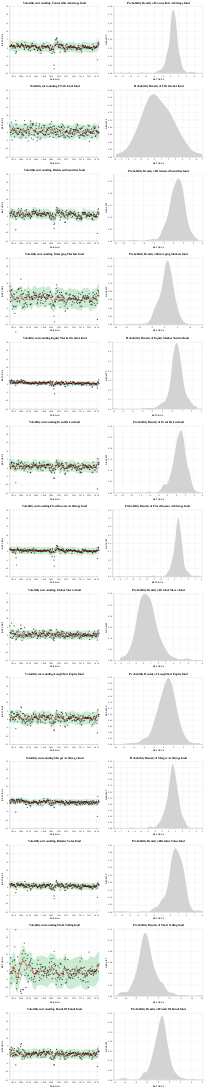

Notebook code for this chart:
### Markdown cell above
In assessing each fund's risk profile independently, Locally Weighted Scatterplot Smoothing (LOWESS) algorithm was used to derive the following:
- Apply the algoirthm to get best estimate for a smoother line to understand trend based on historical returns
- Adding confidence interval bands to assess volatility and perform outlier detection 
- Pairing with probability density plot for returns distribution assessment
- Possible evaluation of fund manager's performance given objective of fund

### Code cell
lowness_density_visuals

### Figure 1 — Vega-Lite specification as saved in the notebook (floating-point values rounded to 4 significant figures; data arrays with more than 128 entries replaced by an {"elided": "..."} marker saying what was removed)
{"config": {"view": {"continuousWidth": 400, "continuousHeight": 300}}, "vconcat": [{"hconcat": [{"layer": [{"mark": {"type": "area", "color": "#009f29"}, "encoding": {"opacity": {"value": 0.2}, "x": {"field": "date", "title": "PERIOD", "type": "temporal"}, "y": {"field": "lower_band", "scale": {"domain": [-15, 25]}, "type": "quantitative"}, "y2": {"field": "upper_band"}}, "title": "Volatility surrounding Convertible Arbitrage fund"}, {"mark": {"type": "point", "color": "black", "filled": true}, "encoding": {"x": {"field": "date", "title": "PERIOD", "type": "temporal"}, "y": {"field": "return", "scale": {"domain": [-15, 25]}, "title": "RETURNS", "type": "quantitative"}}}, {"mark": {"type": "line", "color": "red"}, "encoding": {"x": {"field": "date", "title": "PERIOD", "type": "temporal"}, "y": {"field": "smooth_estimate", "scale": {"domain": [-15, 25]}, "title": "RETURNS", "type": "quantitative"}}}]}, {"mark": {"type": "area", "color": "lightgrey"}, "encoding": {"x": {"field": "RETURNS", "type": "quantitative"}, "y": {"field": "DENSITY", "type": "quantitative"}}, "title": "Probability Density of Convertible Arbitrage fund", "transform": [{"density": "return", "as": ["RETURNS", "DENSITY"]}]}], "data": {"name": "data-1b78d3b676ff5d427e4e4b273f9845bb"}}, {"hconcat": [{"layer": [{"mark": {"type": "area", "color": "#009f29"}, "encoding": {"opacity": {"value": 0.2}, "x": {"field": "date", "title": "PERIOD", "type": "temporal"}, "y": {"field": "lower_band", "scale": {"domain": [-15, 25]}, "type": "quantitative"}, "y2": {"field": "upper_band"}}, "title": "Volatility surrounding CTA Global fund"}, {"mark": {"type": "point", "color": "black", "filled": true}, "encoding": {"x": {"field": "date", "title": "PERIOD", "type": "temporal"}, "y": {"field": "return", "scale": {"domain": [-15, 25]}, "title": "RETURNS", "type": "quantitative"}}}, {"mark": {"type": "line", "color": "red"}, "encoding": {"x": {"field": "date", "title": "PERIOD", "type": "temporal"}, "y": {"field": "smooth_estimate", "scale": {"domain": [-15, 25]}, "title": "RETURNS", "type": "quantitative"}}}]}, {"mark": {"type": "area", "color": "lightgrey"}, "encoding": {"x": {"field": "RETURNS", "type": "quantitative"}, "y": {"field": "DENSITY", "type": "quantitative"}}, "title": "Probability Density of CTA Global fund", "transform": [{"density": "return", "as": ["RETURNS", "DENSITY"]}]}], "data": {"name": "data-cdb1e6b039f27ea6aa3ace3cf0776d8f"}}, {"hconcat": [{"layer": [{"mark": {"type": "area", "color": "#009f29"}, "encoding": {"opacity": {"value": 0.2}, "x": {"field": "date", "title": "PERIOD", "type": "temporal"}, "y": {"field": "lower_band", "scale": {"domain": [-15, 25]}, "type": "quantitative"}, "y2": {"field": "upper_band"}}, "title": "Volatility surrounding Distressed Securities fund"}, {"mark": {"type": "point", "color": "black", "filled": true}, "encoding": {"x": {"field": "date", "title": "PERIOD", "type": "temporal"}, "y": {"field": "return", "scale": {"domain": [-15, 25]}, "title": "RETURNS", "type": "quantitative"}}}, {"mark": {"type": "line", "color": "red"}, "encoding": {"x": {"field": "date", "title": "PERIOD", "type": "temporal"}, "y": {"field": "smooth_estimate", "scale": {"domain": [-15, 25]}, "title": "RETURNS", "type": "quantitative"}}}]}, {"mark": {"type": "area", "color": "lightgrey"}, "encoding": {"x": {"field": "RETURNS", "type": "quantitative"}, "y": {"field": "DENSITY", "type": "quantitative"}}, "title": "Probability Density of Distressed Securities fund", "transform": [{"density": "return", "as": ["RETURNS", "DENSITY"]}]}], "data": {"name": "data-b5e4b271d95a2d423821e957edc085e0"}}, {"hconcat": [{"layer": [{"mark": {"type": "area", "color": "#009f29"}, "encoding": {"opacity": {"value": 0.2}, "x": {"field": "date", "title": "PERIOD", "type": "temporal"}, "y": {"field": "lower_band", "scale": {"domain": [-15, 25]}, "type": "quantitative"}, "y2": {"field": "upper_band"}}, "title": "Volatility surrounding Emerging Markets fund"}, {"mark": {"type": "point", "color": "black", "filled": true}, "encoding": {"x": {"field": "date", "title": "PERIOD", "type": "temporal"}, "y": {"field": "return", "scale": {"domain": [-15, 25]}, "title": "RETURNS", "type": "quantitative"}}}, {"mark": {"type": "line", "color": "red"}, "encoding": {"x": {"field": "date", "title": "PERIOD", "type": "temporal"}, "y": {"field": "smooth_estimate", "scale": {"domain": [-15, 25]}, "title": "RETURNS", "type": "quantitative"}}}]}, {"mark": {"type": "area", "color": "lightgrey"}, "encoding": {"x": {"field": "RETURNS", "type": "quantitative"}, "y": {"field": "DENSITY", "type": "quantitative"}}, "title": "Probability Density of Emerging Markets fund", "transform": [{"density": "return", "as": ["RETURNS", "DENSITY"]}]}], "data": {"name": "data-b4b2afa94abc3cb9ecfe0b945c8f8c6d"}}, {"hconcat": [{"layer": [{"mark": {"type": "area", "color": "#009f29"}, "encoding": {"opacity": {"value": 0.2}, "x": {"field": "date", "title": "PERIOD", "type": "temporal"}, "y": {"field": "lower_band", "scale": {"domain": [-15, 25]}, "type": "quantitative"}, "y2": {"field": "upper_band"}}, "title": "Volatility surrounding Equity Market Neutral fund"}, {"mark": {"type": "point", "color": "black", "filled": true}, "encoding": {"x": {"field": "date", "title": "PERIOD", "type": "temporal"}, "y": {"field": "return", "scale": {"domain": [-15, 25]}, "title": "RETURNS", "type": "quantitative"}}}, {"mark": {"type": "line", "color": "red"}, "encoding": {"x": {"field": "date", "title": "PERIOD", "type": "temporal"}, "y": {"field": "smooth_estimate", "scale": {"domain": [-15, 25]}, "title": "RETURNS", "type": "quantitative"}}}]}, {"mark": {"type": "area", "color": "lightgrey"}, "encoding": {"x": {"field": "RETURNS", "type": "quantitative"}, "y": {"field": "DENSITY", "type": "quantitative"}}, "title": "Probability Density of Equity Market Neutral fund", "transform": [{"density": "return", "as": ["RETURNS", "DENSITY"]}]}], "data": {"name": "data-ce0ab8b2be7be4c8cd53808e6ebb37b7"}}, {"hconcat": [{"layer": [{"mark": {"type": "area", "color": "#009f29"}, "encoding": {"opacity": {"value": 0.2}, "x": {"field": "date", "title": "PERIOD", "type": "temporal"}, "y": {"field": "lower_band", "scale": {"domain": [-15, 25]}, "type": "quantitative"}, "y2": {"field": "upper_band"}}, "title": "Volatility surrounding Event Driven fund"}, {"mark": {"type": "point", "color": "black", "filled": true}, "encoding": {"x": {"field": "date", "title": "PERIOD", "type": "temporal"}, "y": {"field": "return", "scale": {"domain": [-15, 25]}, "title": "RETURNS", "type": "quantitative"}}}, {"mark": {"type": "line", "color": "red"}, "encoding": {"x": {"field": "date", "title": "PERIOD", "type": "temporal"}, "y": {"field": "smooth_estimate", "scale": {"domain": [-15, 25]}, "title": "RETURNS", "type": "quantitative"}}}]}, {"mark": {"type": "area", "color": "lightgrey"}, "encoding": {"x": {"field": "RETURNS", "type": "quantitative"}, "y": {"field": "DENSITY", "type": "quantitative"}}, "title": "Probability Density of Event Driven fund", "transform": [{"density": "return", "as": ["RETURNS", "DENSITY"]}]}], "data": {"name": "data-9d4c8a8c0686ef5e30154d3b81c5208e"}}, {"hconcat": [{"layer": [{"mark": {"type": "area", "color": "#009f29"}, "encoding": {"opacity": {"value": 0.2}, "x": {"field": "date", "title": "PERIOD", "type": "temporal"}, "y": {"field": "lower_band", "scale": {"domain": [-15, 25]}, "type": "quantitative"}, "y2": {"field": "upper_band"}}, "title": "Volatility surrounding Fixed Income Arbitrage fund"}, {"mark": {"type": "point", "color": "black", "filled": true}, "encoding": {"x": {"field": "date", "title": "PERIOD", "type": "temporal"}, "y": {"field": "return", "scale": {"domain": [-15, 25]}, "title": "RETURNS", "type": "quantitative"}}}, {"mark": {"type": "line", "color": "red"}, "encoding": {"x": {"field": "date", "title": "PERIOD", "type": "temporal"}, "y": {"field": "smooth_estimate", "scale": {"domain": [-15, 25]}, "title": "RETURNS", "type": "quantitative"}}}]}, {"mark": {"type": "area", "color": "lightgrey"}, "encoding": {"x": {"field": "RETURNS", "type": "quantitative"}, "y": {"field": "DENSITY", "type": "quantitative"}}, "title": "Probability Density of Fixed Income Arbitrage fund", "transform": [{"density": "return", "as": ["RETURNS", "DENSITY"]}]}], "data": {"name": "data-9983cfaeda681a096e46ad088710c678"}}, {"hconcat": [{"layer": [{"mark": {"type": "area", "color": "#009f29"}, "encoding": {"opacity": {"value": 0.2}, "x": {"field": "date", "title": "PERIOD", "type": "temporal"}, "y": {"field": "lower_band", "scale": {"domain": [-15, 25]}, "type": "quantitative"}, "y2": {"field": "upper_band"}}, "title": "Volatility surrounding Global Macro fund"}, {"mark": {"type": "point", "color": "black", "filled": true}, "encoding": {"x": {"field": "date", "title": "PERIOD", "type": "temporal"}, "y": {"field": "return", "scale": {"domain": [-15, 25]}, "title": "RETURNS", "type": "quantitative"}}}, {"mark": {"type": "line", "color": "red"}, "encoding": {"x": {"field": "date", "title": "PERIOD", "type": "temporal"}, "y": {"field": "smooth_estimate", "scale": {"domain": [-15, 25]}, "title": "RETURNS", "type": "quantitative"}}}]}, {"mark": {"type": "area", "color": "lightgrey"}, "encoding": {"x": {"field": "RETURNS", "type": "quantitative"}, "y": {"field": "DENSITY", "type": "quantitative"}}, "title": "Probability Density of Global Macro fund", "transform": [{"density": "return", "as": ["RETURNS", "DENSITY"]}]}], "data": {"name": "data-66bcfe926f926c67ff532dca2f6d7b4a"}}, {"hconcat": [{"layer": [{"mark": {"type": "area", "color": "#009f29"}, "encoding": {"opacity": {"value": 0.2}, "x": {"field": "date", "title": "PERIOD", "type": "temporal"}, "y": {"field": "lower_band", "scale": {"domain": [-15, 25]}, "type": "quantitative"}, "y2": {"field": "upper_band"}}, "title": "Volatility surrounding Long/Short Equity fund"}, {"mark": {"type": "point", "color": "black", "filled": true}, "encoding": {"x": {"field": "date", "title": "PERIOD", "type": "temporal"}, "y": {"field": "return", "scale": {"domain": [-15, 25]}, "title": "RETURNS", "type": "quantitative"}}}, {"mark": {"type": "line", "color": "red"}, "encoding": {"x": {"field": "date", "title": "PERIOD", "type": "temporal"}, "y": {"field": "smooth_estimate", "scale": {"domain": [-15, 25]}, "title": "RETURNS", "type": "quantitative"}}}]}, {"mark": {"type": "area", "color": "lightgrey"}, "encoding": {"x": {"field": "RETURNS", "type": "quantitative"}, "y": {"field": "DENSITY", "type": "quantitative"}}, "title": "Probability Density of Long/Short Equity fund", "transform": [{"density": "return", "as": ["RETURNS", "DENSITY"]}]}], "data": {"name": "data-3a74e3fdcb78f54f27c1d4455c2783d7"}}, {"hconcat": [{"layer": [{"mark": {"type": "area", "color": "#009f29"}, "encoding": {"opacity": {"value": 0.2}, "x": {"field": "date", "title": "PERIOD", "type": "temporal"}, "y": {"field": "lower_band", "scale": {"domain": [-15, 25]}, "type": "quantitative"}, "y2": {"field": "upper_band"}}, "title": "Volatility surrounding Merger Arbitrage fund"}, {"mark": {"type": "point", "color": "black", "filled": true}, "encoding": {"x": {"field": "date", "title": "PERIOD", "type": "temporal"}, "y": {"field": "return", "scale": {"domain": [-15, 25]}, "title": "RETURNS", "type": "quantitative"}}}, {"mark": {"type": "line", "color": "red"}, "encoding": {"x": {"field": "date", "title": "PERIOD", "type": "temporal"}, "y": {"field": "smooth_estimate", "scale": {"domain": [-15, 25]}, "title": "RETURNS", "type": "quantitative"}}}]}, {"mark": {"type": "area", "color": "lightgrey"}, "encoding": {"x": {"field": "RETURNS", "type": "quantitative"}, "y": {"field": "DENSITY", "type": "quantitative"}}, "title": "Probability Density of Merger Arbitrage fund", "transform": [{"density": "return", "as": ["RETURNS", "DENSITY"]}]}], "data": {"name": "data-5c7b2912aca1b428a08efdb33032a8ba"}}, {"hconcat": [{"layer": [{"mark": {"type": "area", "color": "#009f29"}, "encoding": {"opacity": {"value": 0.2}, "x": {"field": "date", "title": "PERIOD", "type": "temporal"}, "y": {"field": "lower_band", "scale": {"domain": [-15, 25]}, "type": "quantitative"}, "y2": {"field": "upper_band"}}, "title": "Volatility surrounding Relative Value fund"}, {"mark": {"type": "point", "color": "black", "filled": true}, "encoding": {"x": {"field": "date", "title": "PERIOD", "type": "temporal"}, "y": {"field": "return", "scale": {"domain": [-15, 25]}, "title": "RETURNS", "type": "quantitative"}}}, {"mark": {"type": "line", "color": "red"}, "encoding": {"x": {"field": "date", "title": "PERIOD", "type": "temporal"}, "y": {"field": "smooth_estimate", "scale": {"domain": [-15, 25]}, "title": "RETURNS", "type": "quantitative"}}}]}, {"mark": {"type": "area", "color": "lightgrey"}, "encoding": {"x": {"field": "RETURNS", "type": "quantitative"}, "y": {"field": "DENSITY", "type": "quantitative"}}, "title": "Probability Density of Relative Value fund", "transform": [{"density": "return", "as": ["RETURNS", "DENSITY"]}]}], "data": {"name": "data-e35df049ce60c62161bcf339b8b6cca3"}}, {"hconcat": [{"layer": [{"mark": {"type": "area", "color": "#009f29"}, "encoding": {"opacity": {"value": 0.2}, "x": {"field": "date", "title": "PERIOD", "type": "temporal"}, "y": {"field": "lower_band", "scale": {"domain": [-15, 25]}, "type": "quantitative"}, "y2": {"field": "upper_band"}}, "title": "Volatility surrounding Short Selling fund"}, {"mark": {"type": "point", "color": "black", "filled": true}, "encoding": {"x": {"field": "date", "title": "PERIOD", "type": "temporal"}, "y": {"field": "return", "scale": {"domain": [-15, 25]}, "title": "RETURNS", "type": "quantitative"}}}, {"mark": {"type": "line", "color": "red"}, "encoding": {"x": {"field": "date", "title": "PERIOD", "type": "temporal"}, "y": {"field": "smooth_estimate", "scale": {"domain": [-15, 25]}, "title": "RETURNS", "type": "quantitative"}}}]}, {"mark": {"type": "area", "color": "lightgrey"}, "encoding": {"x": {"field": "RETURNS", "type": "quantitative"}, "y": {"field": "DENSITY", "type": "quantitative"}}, "title": "Probability Density of Short Selling fund", "transform": [{"density": "return", "as": ["RETURNS", "DENSITY"]}]}], "data": {"name": "data-f106bb412ebbb36d2c72d18b80a49fc3"}}, {"hconcat": [{"layer": [{"mark": {"type": "area", "color": "#009f29"}, "encoding": {"opacity": {"value": 0.2}, "x": {"field": "date", "title": "PERIOD", "type": "temporal"}, "y": {"field": "lower_band", "scale": {"domain": [-15, 25]}, "type": "quantitative"}, "y2": {"field": "upper_band"}}, "title": "Volatility surrounding Funds Of Funds fund"}, {"mark": {"type": "point", "color": "black", "filled": true}, "encoding": {"x": {"field": "date", "title": "PERIOD", "type": "temporal"}, "y": {"field": "return", "scale": {"domain": [-15, 25]}, "title": "RETURNS", "type": "quantitative"}}}, {"mark": {"type": "line", "color": "red"}, "encoding": {"x": {"field": "date", "title": "PERIOD", "type": "temporal"}, "y": {"field": "smooth_estimate", "scale": {"domain": [-15, 25]}, "title": "RETURNS", "type": "quantitative"}}}]}, {"mark": {"type": "area", "color": "lightgrey"}, "encoding": {"x": {"field": "RETURNS", "type": "quantitative"}, "y": {"field": "DENSITY", "type": "quantitative"}}, "title": "Probability Density of Funds Of Funds fund", "transform": [{"density": "return", "as": ["RETURNS", "DENSITY"]}]}], "data": {"name": "data-7a8ea70be36e77bcdc4cc86d1232034e"}}], "$schema": "https://vega.github.io/schema/vega-lite/v4.17.0.json", "datasets": {"data-1b78d3b676ff5d427e4e4b273f9845bb": {"elided": "284 records"}, "data-cdb1e6b039f27ea6aa3ace3cf0776d8f": {"elided": "284 records"}, "data-b5e4b271d95a2d423821e957edc085e0": {"elided": "284 records"}, "data-b4b2afa94abc3cb9ecfe0b945c8f8c6d": {"elided": "284 records"}, "data-ce0ab8b2be7be4c8cd53808e6ebb37b7": {"elided": "284 records"}, "data-9d4c8a8c0686ef5e30154d3b81c5208e": {"elided": "284 records"}, "data-9983cfaeda681a096e46ad088710c678": {"elided": "284 records"}, "data-66bcfe926f926c67ff532dca2f6d7b4a": {"elided": "284 records"}, "data-3a74e3fdcb78f54f27c1d4455c2783d7": {"elided": "284 records"}, "data-5c7b2912aca1b428a08efdb33032a8ba": {"elided": "284 records"}, "data-e35df049ce60c62161bcf339b8b6cca3": {"elided": "284 records"}, "data-f106bb412ebbb36d2c72d18b80a49fc3": {"elided": "282 records"}, "data-7a8ea70be36e77bcdc4cc86d1232034e": {"elided": "284 records"}}}
